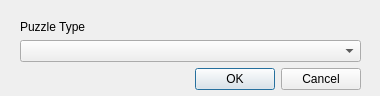
<?xml version="1.0" encoding="UTF-8"?>
<ui version="4.0">
 <class>AddPuzzleDialog</class>
 <widget class="QDialog" name="AddPuzzleDialog">
  <property name="geometry">
   <rect>
    <x>0</x>
    <y>0</y>
    <width>380</width>
    <height>96</height>
   </rect>
  </property>
  <property name="windowTitle">
   <string>Dialog</string>
  </property>
  <widget class="QWidget" name="">
   <property name="geometry">
    <rect>
     <x>20</x>
     <y>20</y>
     <width>341</width>
     <height>70</height>
    </rect>
   </property>
   <layout class="QVBoxLayout" name="verticalLayout">
    <item>
     <widget class="QLabel" name="label">
      <property name="text">
       <string>Puzzle Type</string>
      </property>
     </widget>
    </item>
    <item>
     <widget class="QComboBox" name="puzzleType"/>
    </item>
    <item>
     <widget class="QDialogButtonBox" name="buttonBox">
      <property name="orientation">
       <enum>Qt::Horizontal</enum>
      </property>
      <property name="standardButtons">
       <set>QDialogButtonBox::Cancel|QDialogButtonBox::Ok</set>
      </property>
     </widget>
    </item>
   </layout>
  </widget>
 </widget>
 <resources/>
 <connections>
  <connection>
   <sender>buttonBox</sender>
   <signal>accepted()</signal>
   <receiver>AddPuzzleDialog</receiver>
   <slot>accept()</slot>
   <hints>
    <hint type="sourcelabel">
     <x>248</x>
     <y>254</y>
    </hint>
    <hint type="destinationlabel">
     <x>157</x>
     <y>274</y>
    </hint>
   </hints>
  </connection>
  <connection>
   <sender>buttonBox</sender>
   <signal>rejected()</signal>
   <receiver>AddPuzzleDialog</receiver>
   <slot>reject()</slot>
   <hints>
    <hint type="sourcelabel">
     <x>316</x>
     <y>260</y>
    </hint>
    <hint type="destinationlabel">
     <x>286</x>
     <y>274</y>
    </hint>
   </hints>
  </connection>
 </connections>
</ui>
